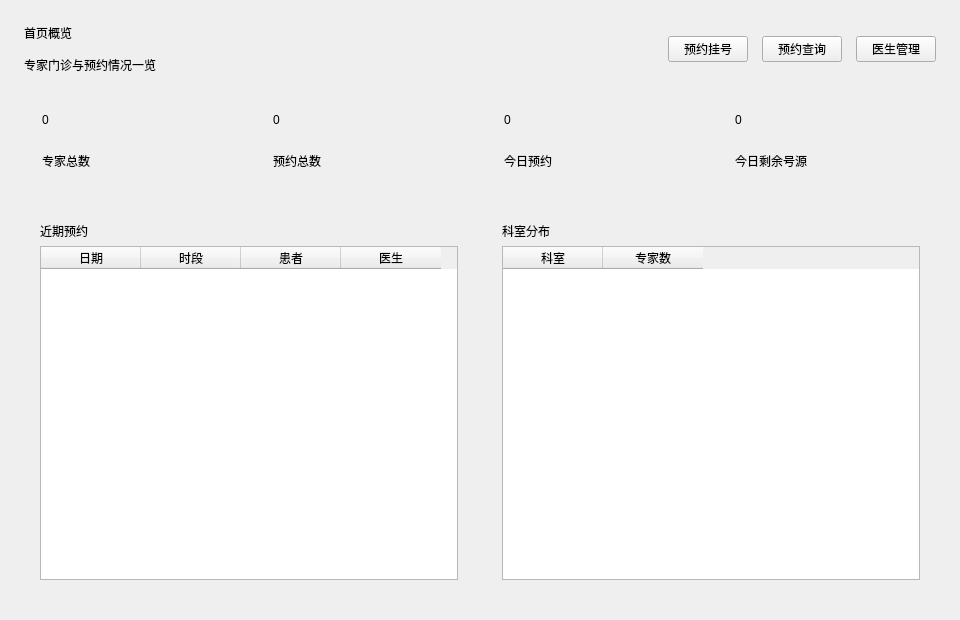
<?xml version="1.0" encoding="UTF-8"?>
<ui version="4.0">
 <class>DashboardPage</class>
 <widget class="QWidget" name="DashboardPage">
  <property name="geometry">
   <rect>
    <x>0</x>
    <y>0</y>
    <width>960</width>
    <height>620</height>
   </rect>
  </property>
  <layout class="QVBoxLayout" name="rootLayout">
   <property name="spacing">
    <number>14</number>
   </property>
   <property name="leftMargin">
    <number>24</number>
   </property>
   <property name="topMargin">
    <number>24</number>
   </property>
   <property name="rightMargin">
    <number>24</number>
   </property>
   <property name="bottomMargin">
    <number>24</number>
   </property>
   <item>
    <layout class="QHBoxLayout" name="headingLayout">
     <item>
      <layout class="QVBoxLayout" name="titleLayout">
       <item>
        <widget class="QLabel" name="pageTitle">
         <property name="text">
          <string>首页概览</string>
         </property>
        </widget>
       </item>
       <item>
        <widget class="QLabel" name="subtitle">
         <property name="text">
          <string>专家门诊与预约情况一览</string>
         </property>
         <property name="sub" stdset="0">
          <bool>true</bool>
         </property>
        </widget>
       </item>
      </layout>
     </item>
     <item>
      <spacer name="headingSpacer">
       <property name="orientation">
        <enum>Qt::Orientation::Horizontal</enum>
       </property>
       <property name="sizeHint" stdset="0">
        <size>
         <width>40</width>
         <height>20</height>
        </size>
       </property>
      </spacer>
     </item>
     <item>
      <widget class="QPushButton" name="btnRegister">
       <property name="text">
        <string>预约挂号</string>
       </property>
       <property name="primary" stdset="0">
        <bool>true</bool>
       </property>
      </widget>
     </item>
     <item>
      <widget class="QPushButton" name="btnAppointments">
       <property name="text">
        <string>预约查询</string>
       </property>
      </widget>
     </item>
     <item>
      <widget class="QPushButton" name="btnDoctors">
       <property name="text">
        <string>医生管理</string>
       </property>
      </widget>
     </item>
    </layout>
   </item>
   <item>
    <layout class="QHBoxLayout" name="statsLayout">
     <property name="spacing">
      <number>12</number>
     </property>
     <item>
      <widget class="QFrame" name="doctorCard">
       <property name="minimumSize">
        <size>
         <width>0</width>
         <height>104</height>
        </size>
       </property>
       <property name="card" stdset="0">
        <bool>true</bool>
       </property>
       <property name="statCard" stdset="0">
        <bool>true</bool>
       </property>
       <layout class="QVBoxLayout">
        <property name="leftMargin">
         <number>18</number>
        </property>
        <property name="topMargin">
         <number>14</number>
        </property>
        <property name="rightMargin">
         <number>18</number>
        </property>
        <property name="bottomMargin">
         <number>14</number>
        </property>
        <item>
         <widget class="QLabel" name="lblDoctorCount">
          <property name="text">
           <string>0</string>
          </property>
          <property name="statValue" stdset="0">
           <bool>true</bool>
          </property>
         </widget>
        </item>
        <item>
         <widget class="QLabel" name="doctorLabel">
          <property name="text">
           <string>专家总数</string>
          </property>
          <property name="statLabel" stdset="0">
           <bool>true</bool>
          </property>
         </widget>
        </item>
       </layout>
      </widget>
     </item>
     <item>
      <widget class="QFrame" name="appointmentCard">
       <property name="minimumSize">
        <size>
         <width>0</width>
         <height>104</height>
        </size>
       </property>
       <property name="card" stdset="0">
        <bool>true</bool>
       </property>
       <property name="statCard" stdset="0">
        <bool>true</bool>
       </property>
       <layout class="QVBoxLayout">
        <property name="leftMargin">
         <number>18</number>
        </property>
        <property name="topMargin">
         <number>14</number>
        </property>
        <property name="rightMargin">
         <number>18</number>
        </property>
        <property name="bottomMargin">
         <number>14</number>
        </property>
        <item>
         <widget class="QLabel" name="lblAppointmentCount">
          <property name="text">
           <string>0</string>
          </property>
          <property name="statValue" stdset="0">
           <bool>true</bool>
          </property>
         </widget>
        </item>
        <item>
         <widget class="QLabel" name="appointmentLabel">
          <property name="text">
           <string>预约总数</string>
          </property>
          <property name="statLabel" stdset="0">
           <bool>true</bool>
          </property>
         </widget>
        </item>
       </layout>
      </widget>
     </item>
     <item>
      <widget class="QFrame" name="todayCard">
       <property name="minimumSize">
        <size>
         <width>0</width>
         <height>104</height>
        </size>
       </property>
       <property name="card" stdset="0">
        <bool>true</bool>
       </property>
       <property name="statCard" stdset="0">
        <bool>true</bool>
       </property>
       <layout class="QVBoxLayout">
        <property name="leftMargin">
         <number>18</number>
        </property>
        <property name="topMargin">
         <number>14</number>
        </property>
        <property name="rightMargin">
         <number>18</number>
        </property>
        <property name="bottomMargin">
         <number>14</number>
        </property>
        <item>
         <widget class="QLabel" name="lblTodayCount">
          <property name="text">
           <string>0</string>
          </property>
          <property name="statValue" stdset="0">
           <bool>true</bool>
          </property>
         </widget>
        </item>
        <item>
         <widget class="QLabel" name="todayLabel">
          <property name="text">
           <string>今日预约</string>
          </property>
          <property name="statLabel" stdset="0">
           <bool>true</bool>
          </property>
         </widget>
        </item>
       </layout>
      </widget>
     </item>
     <item>
      <widget class="QFrame" name="remainingCard">
       <property name="minimumSize">
        <size>
         <width>0</width>
         <height>104</height>
        </size>
       </property>
       <property name="card" stdset="0">
        <bool>true</bool>
       </property>
       <property name="statCard" stdset="0">
        <bool>true</bool>
       </property>
       <layout class="QVBoxLayout">
        <property name="leftMargin">
         <number>18</number>
        </property>
        <property name="topMargin">
         <number>14</number>
        </property>
        <property name="rightMargin">
         <number>18</number>
        </property>
        <property name="bottomMargin">
         <number>14</number>
        </property>
        <item>
         <widget class="QLabel" name="lblRemainingCount">
          <property name="text">
           <string>0</string>
          </property>
          <property name="statValue" stdset="0">
           <bool>true</bool>
          </property>
         </widget>
        </item>
        <item>
         <widget class="QLabel" name="remainingLabel">
          <property name="text">
           <string>今日剩余号源</string>
          </property>
          <property name="statLabel" stdset="0">
           <bool>true</bool>
          </property>
         </widget>
        </item>
       </layout>
      </widget>
     </item>
    </layout>
   </item>
   <item>
    <layout class="QHBoxLayout" name="contentLayout">
     <property name="spacing">
      <number>12</number>
     </property>
     <item>
      <widget class="QFrame" name="upcomingCard">
       <property name="card" stdset="0">
        <bool>true</bool>
       </property>
       <layout class="QVBoxLayout">
        <property name="leftMargin">
         <number>16</number>
        </property>
        <property name="topMargin">
         <number>16</number>
        </property>
        <property name="rightMargin">
         <number>16</number>
        </property>
        <property name="bottomMargin">
         <number>16</number>
        </property>
        <item>
         <widget class="QLabel" name="upcomingTitle">
          <property name="text">
           <string>近期预约</string>
          </property>
          <property name="cardTitle" stdset="0">
           <bool>true</bool>
          </property>
         </widget>
        </item>
        <item>
         <widget class="QTableWidget" name="tblUpcoming">
          <property name="editTriggers">
           <set>QAbstractItemView::EditTrigger::NoEditTriggers</set>
          </property>
          <property name="alternatingRowColors">
           <bool>true</bool>
          </property>
          <property name="selectionMode">
           <enum>QAbstractItemView::SelectionMode::SingleSelection</enum>
          </property>
          <property name="selectionBehavior">
           <enum>QAbstractItemView::SelectionBehavior::SelectRows</enum>
          </property>
          <column>
           <property name="text">
            <string>日期</string>
           </property>
          </column>
          <column>
           <property name="text">
            <string>时段</string>
           </property>
          </column>
          <column>
           <property name="text">
            <string>患者</string>
           </property>
          </column>
          <column>
           <property name="text">
            <string>医生</string>
           </property>
          </column>
         </widget>
        </item>
       </layout>
      </widget>
     </item>
     <item>
      <widget class="QFrame" name="departmentCard">
       <property name="card" stdset="0">
        <bool>true</bool>
       </property>
       <layout class="QVBoxLayout">
        <property name="leftMargin">
         <number>16</number>
        </property>
        <property name="topMargin">
         <number>16</number>
        </property>
        <property name="rightMargin">
         <number>16</number>
        </property>
        <property name="bottomMargin">
         <number>16</number>
        </property>
        <item>
         <widget class="QLabel" name="departmentTitle">
          <property name="text">
           <string>科室分布</string>
          </property>
          <property name="cardTitle" stdset="0">
           <bool>true</bool>
          </property>
         </widget>
        </item>
        <item>
         <widget class="QTableWidget" name="tblDepartments">
          <property name="editTriggers">
           <set>QAbstractItemView::EditTrigger::NoEditTriggers</set>
          </property>
          <property name="selectionMode">
           <enum>QAbstractItemView::SelectionMode::NoSelection</enum>
          </property>
          <column>
           <property name="text">
            <string>科室</string>
           </property>
          </column>
          <column>
           <property name="text">
            <string>专家数</string>
           </property>
          </column>
         </widget>
        </item>
       </layout>
      </widget>
     </item>
    </layout>
   </item>
  </layout>
 </widget>
 <resources/>
 <connections/>
</ui>
